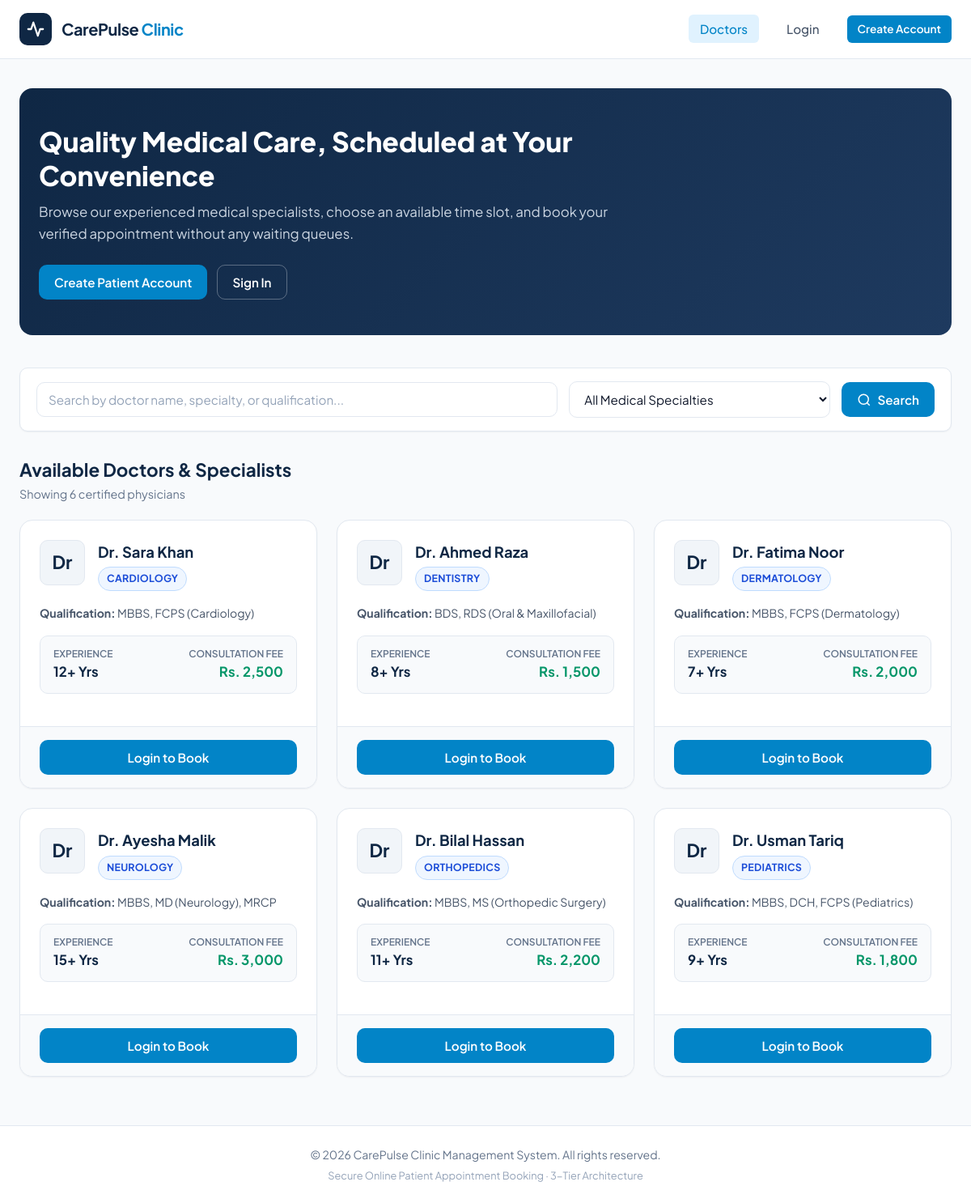
The page / on the database its author committed.
### tables this page shows
CREATE TABLE IF NOT EXISTS `doctors` (
    `id` INT AUTO_INCREMENT PRIMARY KEY,
    `user_id` INT NOT NULL UNIQUE,
    `specialty_id` INT NOT NULL,
    `qualification` VARCHAR(150) NOT NULL,
    `experience_years` INT NOT NULL,
    `fee` DECIMAL(10,2) NOT NULL,
    CONSTRAINT `fk_doctors_user` FOREIGN KEY (`user_id`) REFERENCES `users` (`id`) ON DELETE CASCADE,
    CONSTRAINT `fk_doctors_specialty` FOREIGN KEY (`specialty_id`) REFERENCES `specialties` (`id`) ON DELETE RESTRICT
);

CREATE TABLE IF NOT EXISTS `users` (
    `id` INT AUTO_INCREMENT PRIMARY KEY,
    `full_name` VARCHAR(100) NOT NULL,
    `email` VARCHAR(150) NOT NULL UNIQUE,
    `password` VARCHAR(255) NOT NULL,
    `phone` VARCHAR(20) NOT NULL,
    `role` ENUM('patient', 'doctor', 'admin') NOT NULL DEFAULT 'patient',
    `created_at` TIMESTAMP DEFAULT CURRENT_TIMESTAMP
);

CREATE TABLE IF NOT EXISTS `specialties` (
    `id` INT AUTO_INCREMENT PRIMARY KEY,
    `name` VARCHAR(100) NOT NULL UNIQUE
);

### config/db.php (called while the page is built, shortened)
<?php
function e($value) {
    return htmlspecialchars((string)$value, ENT_QUOTES, 'UTF-8');
}
function is_logged_in() {
    return isset($_SESSION['user_id']) && !empty($_SESSION['user_id']);
}

### index.php (the view, shortened to what this page needs)
<?php
require_once __DIR__ . '/config/db.php';
$search_query = isset($_GET['q']) ? trim($_GET['q']) : '';
$sql = "
    SELECT
        d.id AS doctor_id,
        u.full_name AS doctor_name,
        u.email AS doctor_email,
        u.phone AS doctor_phone,
        s.id AS specialty_id,
        s.name AS specialty_name,
        d.qualification,
        d.experience_years,
        d.fee
    FROM doctors d
    INNER JOIN users u ON d.user_id = u.id
    INNER JOIN specialties s ON d.specialty_id = s.id
    WHERE 1=1
";
$params = [];
$sql .= " ORDER BY s.name ASC, u.full_name ASC";
$stmt = $pdo->prepare($sql);
$stmt->execute($params);
$doctors = $stmt->fetchAll();
require_once __DIR__ . '/includes/header.php';
?>
<section class="page-hero">
    <div class="container">
        <div class="hero-content">
            <h1 class="hero-title">Quality Medical Care, Scheduled at Your Convenience</h1>
            <p class="hero-subtitle">
                Browse our experienced medical specialists, choose an available time slot, and book your verified appointment without any waiting queues.
            </p>
            <?php if (!is_logged_in()): ?>
                <div style="display: flex; gap: 12px; flex-wrap: wrap;">
                    <a href="signup.php" class="btn btn-primary" id="hero-register-btn">Create Patient Account</a>
                    <a href="login.php" class="btn btn-outline" style="color: white; border-color: rgba(255,255,255,0.3);" id="hero-login-btn">Sign In</a>
                </div>
            <?php else: ?>
                <a href="dashboard.php" class="btn btn-primary" id="hero-dashboard-btn">
                    View My Appointments
                </a>
            <?php endif; ?>
        </div>
    </div>
</section>
<div class="filter-bar">
    <form action="index.php" method="GET" class="filter-group" style="width: 100%; display: flex; flex-wrap: wrap; gap: 14px;">
        <div style="flex: 2; min-width: 220px;">
            <input
                type="text"
                name="q"
                class="form-control"
                placeholder="Search by doctor name, specialty, or qualification..."
                value="<?php echo e($search_query); ?>"
                id="search-input"
            >
        </div>
        <div style="flex: 1; min-width: 180px;">
            <select name="specialty" class="form-select" id="specialty-filter">
                <option value="0">All Medical Specialties</option>
            </select>
        </div>
        <div style="display: flex; gap: 10px;">
            <button type="submit" class="btn btn-primary" id="btn-filter">
                <svg width="18" height="18" viewBox="0 0 24 24" fill="none" stroke="currentColor" stroke-width="2">
                    <circle cx="11" cy="11" r="8"></circle>
                    <line x1="21" y1="21" x2="16.65" y2="16.65"></line>
                </svg>
                Search
            </button>
        </div>
    </form>
</div>
<div class="section-header" style="margin-bottom: 20px; display: flex; justify-content: space-between; align-items: center;">
    <div>
        <h2 style="font-size: 1.4rem; font-weight: 700; color: var(--primary);">Available Doctors & Specialists</h2>
        <p style="color: var(--text-muted); font-size: 0.9rem;">
            Showing <?php echo count($doctors); ?> certified physician<?php echo count($doctors) === 1 ? '' : 's'; ?>
        </p>
    </div>
</div>
<?php if (empty($doctors)): ?>
    <div class="card">
        <div class="empty-state">
            <div class="empty-state-icon">🩺</div>
            <h3>No Doctors Found</h3>
            <p>We couldn't find any doctors matching your search criteria. Try selecting another specialty or reset filters.</p>
            <a href="index.php" class="btn btn-outline">View All Doctors</a>
        </div>
    </div>
<?php else: ?>
    <div class="doctors-grid" id="doctors-list">
        <?php foreach ($doctors as $doc): ?>
            <div class="card doctor-card" id="doctor-card-<?php echo $doc['doctor_id']; ?>">
                <div class="card-body">
                    <div class="doctor-profile-header">
                        <div class="doctor-avatar">
                            Dr
                        </div>
                        <div class="doctor-meta">
                            <h3><?php echo e($doc['doctor_name']); ?></h3>
                            <span class="badge badge-specialty"><?php echo e($doc['specialty_name']); ?></span>
                        </div>
                    </div>
                    <div class="doctor-qualification">
                        <strong>Qualification:</strong> <?php echo e($doc['qualification']); ?>
                    </div>
                    <div class="doctor-stats">
                        <div class="stat-item">
                            <span class="stat-label">Experience</span>
                            <span class="stat-value"><?php echo (int)$doc['experience_years']; ?>+ Yrs</span>
                        </div>
                        <div class="stat-item" style="text-align: right;">
                            <span class="stat-label">Consultation Fee</span>
                            <span class="stat-value fee-value">Rs. <?php echo number_format($doc['fee'], 0); ?></span>
                        </div>
                    </div>
                </div>
                <div class="card-footer" style="display: flex; gap: 10px;">
                    <?php if (is_logged_in()): ?>
                        <a href="book.php?doctor_id=<?php echo $doc['doctor_id']; ?>" class="btn btn-primary btn-block" id="btn-book-<?php echo $doc['doctor_id']; ?>">
                            Book Appointment
                        </a>
                    <?php else: ?>
                        <a href="login.php" class="btn btn-primary btn-block" id="btn-book-guest-<?php echo $doc['doctor_id']; ?>">
                            Login to Book
                        </a>
                    <?php endif; ?>
                </div>
            </div>
        <?php endforeach; ?>
    </div>
<?php endif; ?>
<?php require_once __DIR__ . '/includes/footer.php'; ?>

### includes/header.php (shortened to what this page needs)
<?php
require_once __DIR__ . '/../config/db.php';
$current_page = basename($_SERVER['PHP_SELF']);
$user = current_user();
?>
<!DOCTYPE html>
<html lang="en">
<head>
    <link rel="stylesheet" href="assets/css/style.css">
</head>
<body>
<header class="site-header">
    <div class="container">
        <nav class="navbar">
            <a href="index.php" class="brand-logo" id="brand-logo">
                <div class="logo-badge">
                    <svg width="22" height="22" viewBox="0 0 24 24" fill="none" stroke="currentColor" stroke-width="2.5" stroke-linecap="round" stroke-linejoin="round">
                        <path d="M22 12h-4l-3 9L9 3l-3 9H2"/>
                    </svg>
                </div>
                <div class="brand-text">CarePulse <span>Clinic</span></div>
            </a>
            <ul class="nav-links">
                <li>
                    <a href="index.php" class="nav-link <?php echo ($current_page === 'index.php') ? 'active' : ''; ?>" id="nav-doctors">
                        Doctors
                    </a>
                </li>
                <?php if (is_logged_in()): ?>
                    <li>
                        <a href="dashboard.php" class="nav-link <?php echo ($current_page === 'dashboard.php') ? 'active' : ''; ?>" id="nav-appointments">
                            My Appointments
                        </a>
                    </li>
                    <li class="user-badge" id="user-badge">
                        <span class="user-avatar-initial"><?php echo strtoupper(substr($user['name'], 0, 1)); ?></span>
                        <span><?php echo e($user['name']); ?></span>
                    </li>
                    <li>
                        <a href="logout.php" class="btn btn-outline btn-sm" id="btn-logout">
                            Logout
                        </a>
                    </li>
                <?php else: ?>
                    <li>
                        <a href="login.php" class="nav-link <?php echo ($current_page === 'login.php') ? 'active' : ''; ?>" id="nav-login">
                            Login
                        </a>
                    </li>
                    <li>
                        <a href="signup.php" class="btn btn-primary btn-sm" id="nav-signup">
                            Create Account
                        </a>
                    </li>
                <?php endif; ?>
            </ul>
        </nav>
    </div>
</header>
<main class="main-content">
    <div class="container">

### includes/footer.php (shortened to what this page needs)
    </div>
</main>
<footer class="site-footer">
    <div class="container">
        <p>&copy; <?php echo date('Y'); ?> CarePulse Clinic Management System. All rights reserved.</p>
        <p style="margin-top: 4px; font-size: 0.8rem; color: #94a3b8;">Secure Online Patient Appointment Booking &middot; 3-Tier Architecture</p>
    </div>
</footer>
</body>
</html>

### rows shown on the page
doctors: user.full_name "Dr. Sara Khan", specialty.name "CARDIOLOGY", qualification "MBBS, FCPS (Cardiology)", experience_years "12", fee "2,500"
doctors: user.full_name "Dr. Ahmed Raza", specialty.name "DENTISTRY", qualification "BDS, RDS (Oral & Maxillofacial)", experience_years "8", fee "1,500"
doctors: user.full_name "Dr. Fatima Noor", specialty.name "DERMATOLOGY", qualification "MBBS, FCPS (Dermatology)", experience_years "7", fee "2,000"
doctors: user.full_name "Dr. Ayesha Malik", specialty.name "NEUROLOGY", qualification "MBBS, MD (Neurology), MRCP", experience_years "15", fee "3,000"
doctors: user.full_name "Dr. Bilal Hassan", specialty.name "ORTHOPEDICS", qualification "MBBS, MS (Orthopedic Surgery)", experience_years "11", fee "2,200"
doctors: user.full_name "Dr. Usman Tariq", specialty.name "PEDIATRICS", qualification "MBBS, DCH, FCPS (Pediatrics)", experience_years "9", fee "1,800"

### other values the page prints
count($doctors) "6"
